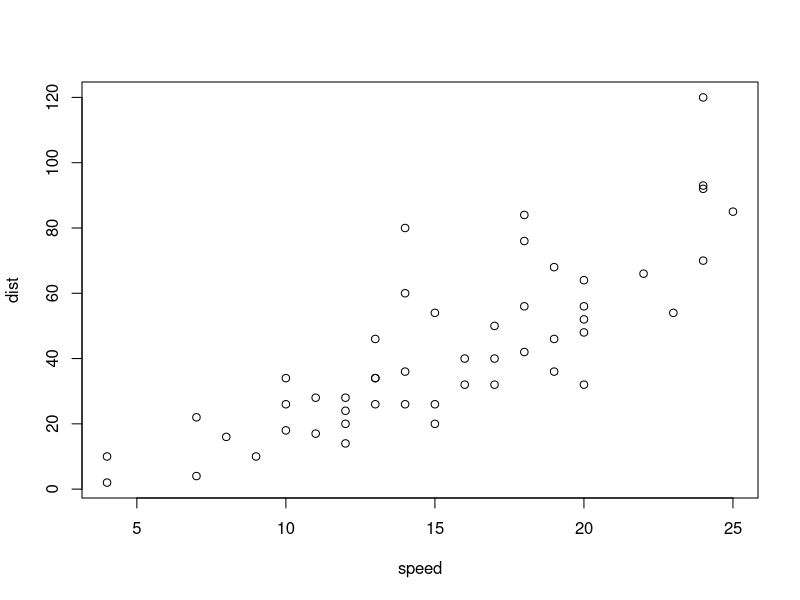
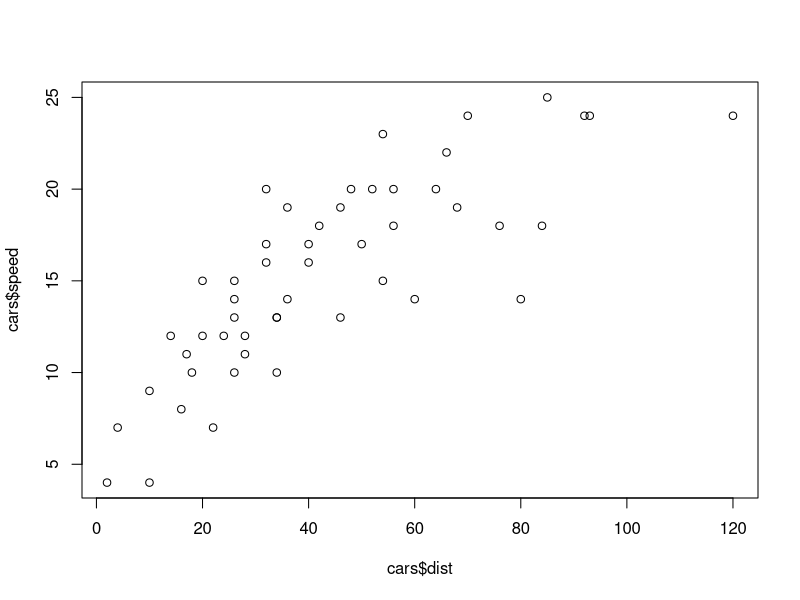

Recreate these plots in R, in order.
## ---- chunk 1
#Comment
summary(cars)
head(cars)
## ---- chunk 2
plot(cars)
plot(cars$dist,cars$speed)
